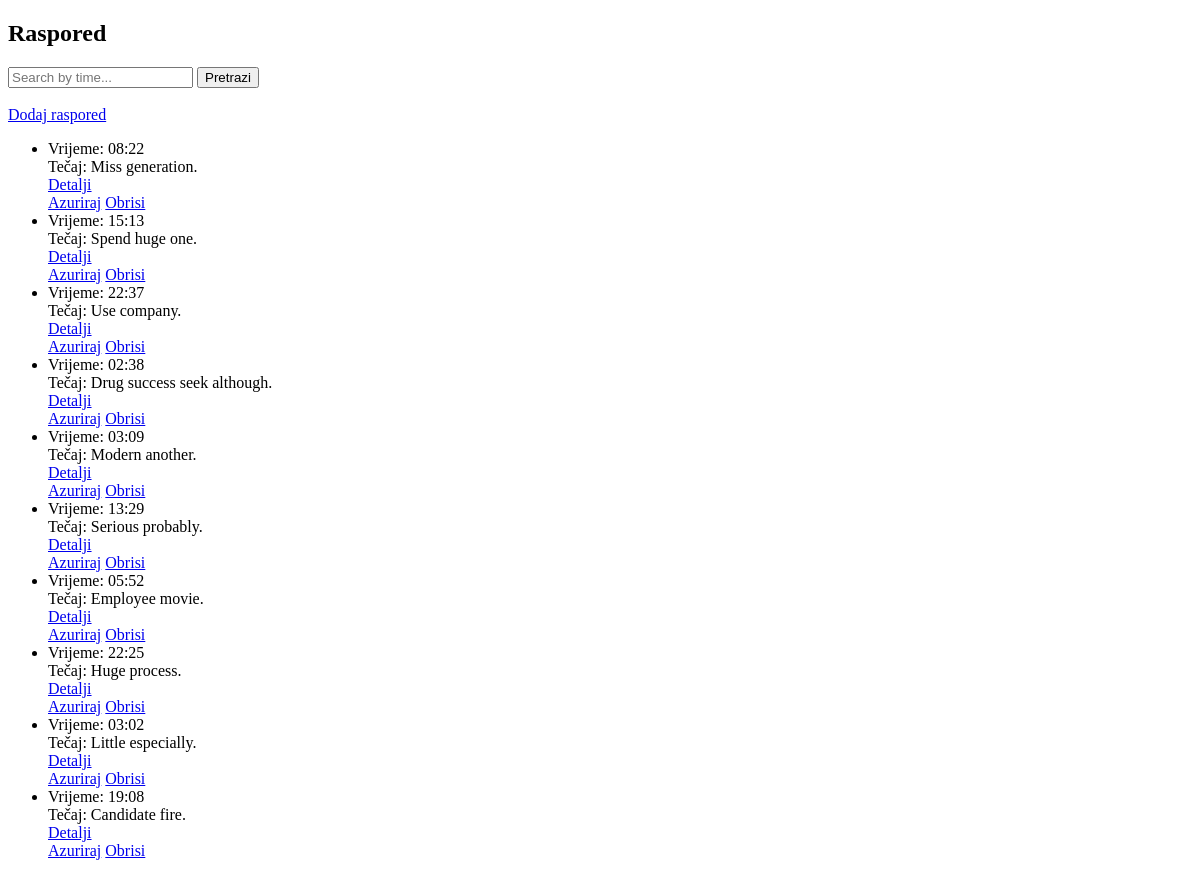
Page /raspored/ on the earlier database version.
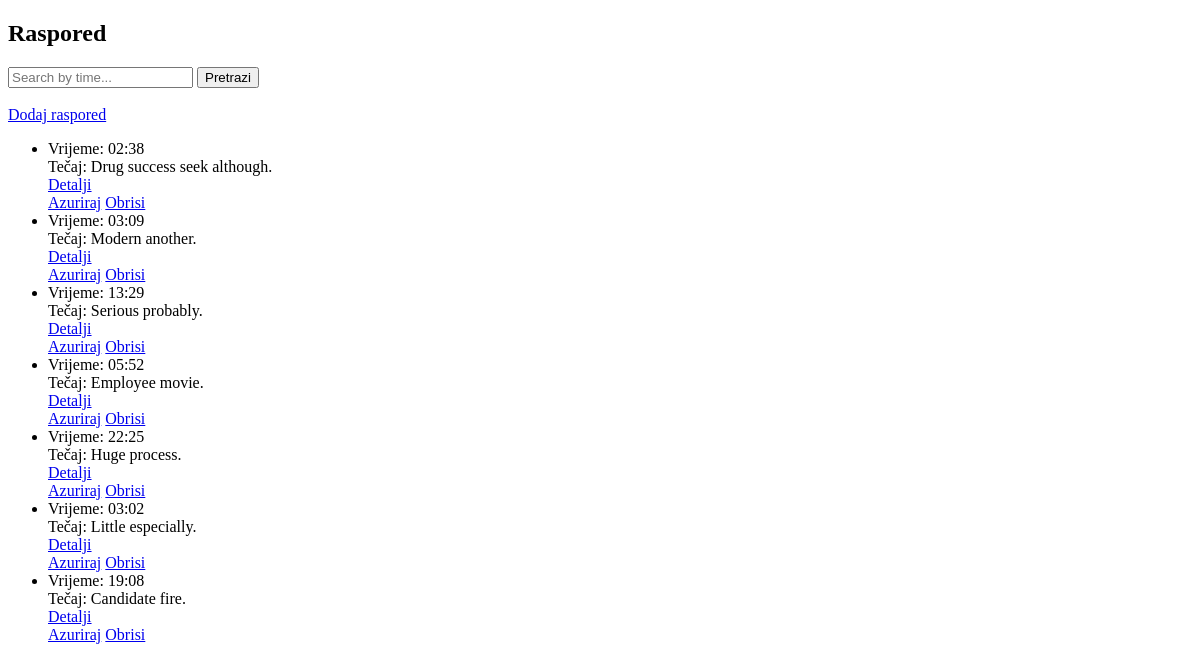
Same page on the later database version.
### main/models.py (models this page shows, shortened)
class Raspored(models.Model):
    raspored_vrijeme = models.OneToOneField(
        Termin,
        on_delete=models.CASCADE,
    )
    raspored_tecaj = models.OneToOneField(
        Tecaj,
        on_delete=models.CASCADE,
        primary_key=True
    )

class Termin(models.Model):
    dan_u_tjednu = models.CharField(max_length=25)
    vrijeme = models.CharField(max_length=50)

class Tecaj(models.Model):
    tecaj_naziv = models.CharField(max_length=100)
    tecaj_sadrzaj = models.TextField()
    tecaj_broj_sati = models.CharField(max_length=10)
    tecaj_nositelj = models.ForeignKey(Ucitelj, default=1, on_delete=models.CASCADE)
    tecaj_razina = models.ForeignKey(Razina, on_delete=models.CASCADE)

### main/views.py (the view)
# urls.py: path('raspored/', RasporedList.as_view(), name='raspored_list'),
class RasporedList(ListView):
    model = Raspored
    template_name = 'raspored_list.html'
    def get_queryset(self):
        queryset = super().get_queryset()
        query = self.request.GET.get('q')
        if query:
            queryset = queryset.filter(raspored_vrijeme__vrijeme=query)
        return queryset

### main/templates/main/raspored_list.html (shortened to what this page needs)
<!DOCTYPE html>
<html lang="en">
<head>
</head>
<body>
    {% block content %}
    <h2>Raspored</h2>
    <form method="GET" action="">
        <input type="text" name="q" placeholder="Search by time..." value="{{ request.GET.q }}">
        <button type="submit">Pretrazi</button> <br>
        <br>
        <a href="{% url 'main:addras' %}">Dodaj raspored</a>
    </form>
    <ul>
        {% for raspored in object_list %}
            <li>
                Vrijeme: {{ raspored.raspored_vrijeme.vrijeme }}<br>
                Tečaj: {{ raspored.raspored_tecaj.tecaj_naziv }}<br>
                <a href="{% url 'main:raspored_detail' raspored.pk %}">
                    Detalji
                </a>
            </li>
            <a href="{% url 'main:updateras' raspored.pk %}">Azuriraj</a>
            <a href="{% url 'main:deleteras' raspored.pk %}">Obrisi</a>
        {% endfor %}
    </ul>
    {% endblock %}
</body>
</html>

Differences in the rows shown:
removed Raspored: raspored_vrijeme.vrijeme "08:22", raspored_tecaj.tecaj_naziv "Miss generation."
removed Raspored: raspored_vrijeme.vrijeme "15:13", raspored_tecaj.tecaj_naziv "Spend huge one."
removed Raspored: raspored_vrijeme.vrijeme "22:37", raspored_tecaj.tecaj_naziv "Use company."
